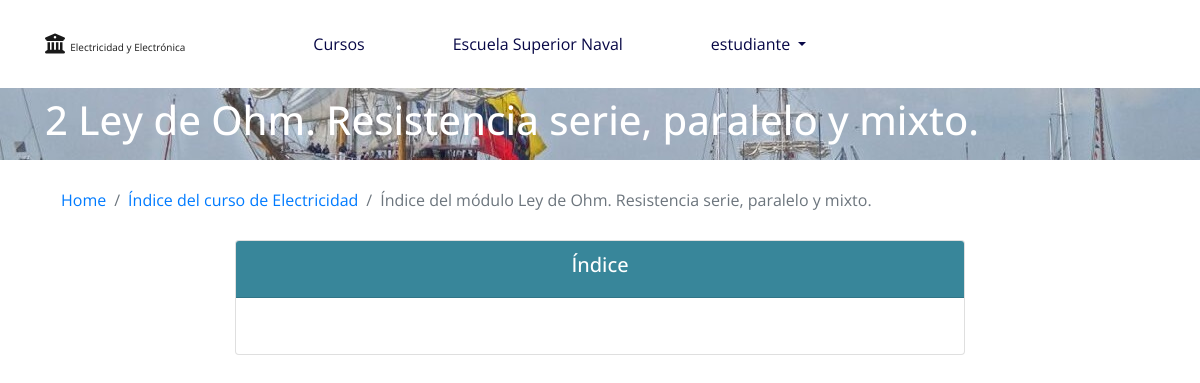
Page /curso/modulo/abrir/id/2/ (signed in) on the earlier database version.
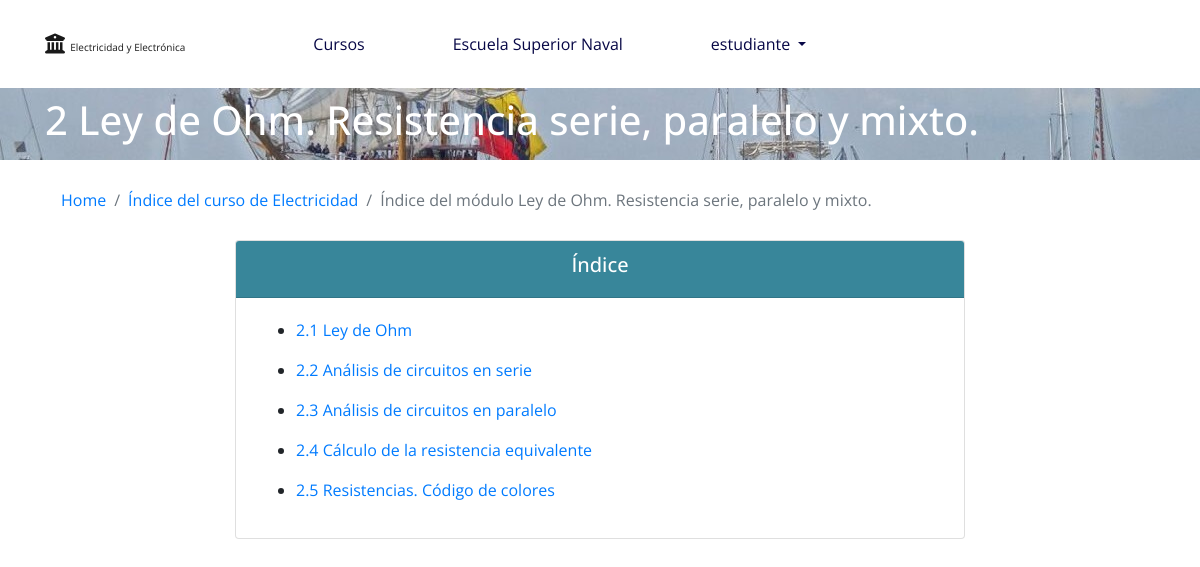
Same page on the later database version.
### curso/models.py (models this page shows, shortened)
class Modulo(models.Model):
    numero = models.IntegerField(verbose_name='Numero del Módulo')
    titulo = models.CharField(verbose_name='Título', max_length=200, blank=False, null=False)
    curso = models.ForeignKey(Curso, verbose_name="Curso", on_delete=models.CASCADE)
    class Meta:
        verbose_name = 'Módulo'
        verbose_name_plural = 'Módulos'
        ordering = ('numero',)

class Curso(models.Model):
    nombre = models.CharField(verbose_name='Nombre del Curso', max_length=50, unique=True)
    descripcion = models.TextField(verbose_name='Descripción', max_length=600)
    comentario = models.TextField(verbose_name='Comentario', max_length=600)
    icono = models.ImageField(verbose_name='Icono', upload_to='fotos_curso/', null=True, blank=True)
    class Meta:
        verbose_name = 'Curso'
        verbose_name_plural = 'Cursos'

class SubModulo(models.Model):
    numero = models.IntegerField(verbose_name='Número SubMódulo', default=1)
    titulo = models.CharField(verbose_name='Título', max_length=200, unique=True)
    contenido = RichTextUploadingField(config_name='config_ckeditor', verbose_name='Contenido', max_length=10000)
    modulo = models.ForeignKey(Modulo, verbose_name="Seleccione el Módulo al que pertenece", on_delete=models.CASCADE)
    class Meta:
        verbose_name = 'SubMódulo'
        verbose_name_plural = 'SubMódulos'
        ordering = ('numero',)

### curso/views.py (the view)
# urls.py: re_path(r'^modulo/abrir/id/(?P<modulo_id>[0-9]+)/$', abrir_modulo),
@login_required(login_url='/login/')
def abrir_modulo(request, modulo_id):
    data = {}
    data['user'] = request.user
    modulo = Modulo.objects.get(id = modulo_id)
    estudiante_curso = EstudianteCurso.objects.get(estudiante__usuario__username=request.user.username)
    id_cursos = [x[0] for x in estudiante_curso.cursos.all().values_list('id')]
    if modulo.curso.id in id_cursos:
        if request.method == 'POST':
            pass
        else:
            data['submodulos'] = SubModulo.objects.filter(modulo = modulo)
            data['modulo'] = modulo
            data['curso_link'] = "/curso/abrir/{}/{}/".format(modulo.curso.nombre.replace(' ', '').lower(), modulo.curso.id)
            return render(request, 'curso/modulo/indice_modulo.html', data)
    else:
        return redirect('/')

### templates/curso/modulo/indice_modulo.html (shortened to what this page needs)
{% extends 'base-public.html' %}
{% block container %}
    <nav id="nav-foto" class="navbar undercontainer">
        <div class="container">
            <h1 class="h1 text-white">{{ modulo.numero }} {{ modulo.titulo }}</h1>
        </div>
    </nav>
    <div class="container mt-3">
        <nav aria-label="breadcrumb">
          <ol class="breadcrumb bg-white">
              <li class="breadcrumb-item"><a href="/">Home</a></li>
              <li class="breadcrumb-item"><a href="{{ curso_link }}">Índice del curso de {{ modulo.curso.nombre }}</a></li>
              <li class="breadcrumb-item active" aria-current="page">Índice del módulo {{ modulo.titulo }}</li>
          </ol>
        </nav>
        <div class="row">
            <div class="offset-xl-2 col-xl-8 col-lg-8 offset-lg-2 col-md-12 text-break text-justify">
                <div class="card mb-5">
                    <div class="card-header curso-card-header text-white text-center">
                        <h5 class="h5">
                            Índice
                        </h5>
                    </div>
                    <div class="card-body">
                        <ul>
                            {% for submodulo in submodulos %}
                                <li>
                                    <p><a href="/curso/submodulo/abrir/id/{{ submodulo.id }}/">{{ modulo.numero }}.{{ submodulo.numero }} {{ submodulo.titulo }}</a></p>
                                </li>
                            {% endfor %}
                        </ul>
                    </div>
                </div>
            </div>
        </div>
    </div>
{% endblock %}

### templates/base-public.html (shortened to what this page needs)
<!DOCTYPE html>
<html lang="es">
<head>
    <link rel="stylesheet" href="https://stackpath.bootstrapcdn.com/bootstrap/4.3.1/css/bootstrap.min.css"
>
    <link rel="stylesheet"
        href="https://cdn.jsdelivr.net/npm/bootstrap-select@1.13.9/dist/css/bootstrap-select.min.css">
    <link rel="stylesheet" href="https://cdnjs.cloudflare.com/ajax/libs/Swiper/4.5.0/css/swiper.min.css">
    <link rel="stylesheet" href="/static/css/lity.min.css">
    <link rel="stylesheet" href="/static/css/home.css">
</head>
<body>
<nav class="navbar navbar-fixed-top navbar-expand-lg navbar-light pt-md-4 pmd-navbar mb-lg-3 nav-md-justified"
        role="navigation">
        <div class="container">
            <a id="logo1" href="/" class="navbar-brand mr-md-5">
                <i class="fa fa-university"></i>
                <span style="font-size: 10px;">Electricidad y Electrónica</span>
            </a>
            <div class="collapse navbar-collapse" id="menu">
                <ul class="navbar-nav">
                    <li class="nav-item px-lg-4 ml-lg-5">
                        <a style="color: rgb(7, 7, 70);" href="/" class="nav-link">
                            Cursos
                        </a>
                    </li>
                    <li class="nav-item px-lg-4 ml-lg-4">
                        <a style="color: rgb(7, 7, 70);" href="http://186.3.65.147:8069/page/homepage" class="nav-link">
                            Escuela Superior Naval
                        </a>
                    </li>
                    <li class="nav-item dropdown pmd-dropdown px-lg-4 ml-lg-4">
                        <a style="color: rgb(7, 7, 70);" href="#" class="nav-link dropdown-toggle"
                            data-toggle="dropdown" id="navbardrop" data-slidebar="true" role="button"
                            aria-haspopup="true" aria-expanded="false">
                            {{ user.username }}
                        </a>
                    </li>
                </ul>
            </div>
        </div>
    </nav>
        {% block container %}
        {% endblock %}
</body>
</html>

### static/css/home.css (style rules this page uses)
.curso-card-header { background-color:#38869a; }
#nav-foto { background-image: url('/static/media/fondo-nav-naval.jpg'); }

### templates/base-public.html (style rules this page uses)
body { font-family: 'Open Sans', sans-serif; }

Differences in the rows shown:
added SubModulo: {{ modulo.numero }} "2", numero "1", titulo "Ley de Ohm"
added SubModulo: {{ modulo.numero }} "2", numero "2", titulo "Análisis de circuitos en serie"
added SubModulo: {{ modulo.numero }} "2", numero "3", titulo "Análisis de circuitos en paralelo"
added SubModulo: {{ modulo.numero }} "2", numero "4", titulo "Cálculo de la resistencia equivalente"
added SubModulo: {{ modulo.numero }} "2", numero "5", titulo "Resistencias. Código de colores"
